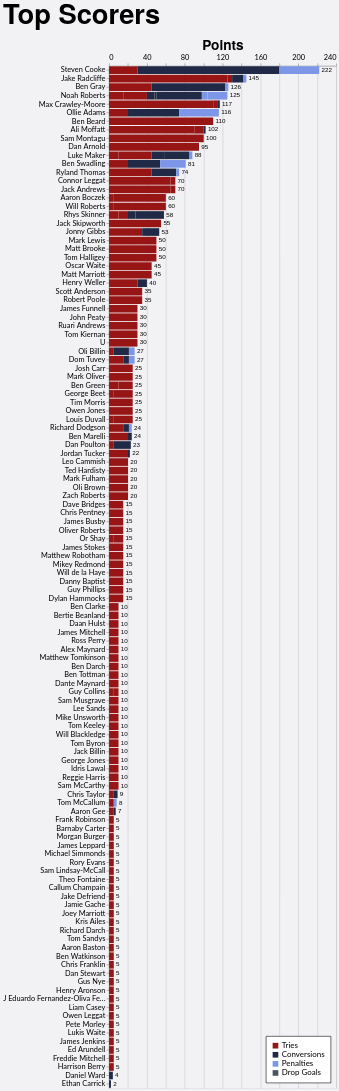

The Vega-Lite source for this figure:
### Vega-Lite specification from a JSON file in a GitHub repository (floating-point values rounded to 4 significant figures; data arrays with more than 128 entries replaced by an {"elided": "..."} marker saying what was removed)
{"config": {"axis": {"labelFont": "Lato, sans-serif", "titleFont": "PT Sans Narrow, Helvetica Neue, Helvetica, Arial, sans-serif", "labelFontSize": 13, "titleFontSize": 24, "gridColor": "#202947", "gridOpacity": 0.2}, "header": {"labelFont": "PT Sans Narrow, Helvetica Neue, Helvetica, Arial, sans-serif", "titleFont": "PT Sans Narrow, Helvetica Neue, Helvetica, Arial, sans-serif", "labelFontSize": 24, "titleFontSize": 28, "labelFontWeight": "bold", "orient": "left"}, "legend": {"labelFont": "Lato, sans-serif", "titleFont": "PT Sans Narrow, Helvetica Neue, Helvetica, Arial, sans-serif", "labelFontSize": 14, "titleFontSize": 16, "titlePadding": 5, "fillColor": "white", "strokeColor": "black", "padding": 10, "titleFontWeight": "lighter", "titleFontStyle": "italic", "titleColor": "gray", "offset": 10}, "title": {"font": "PT Sans Narrow, Helvetica Neue, Helvetica, Arial, sans-serif", "fontSize": 48, "fontWeight": "bold", "anchor": "start", "align": "center", "titlePadding": 20, "subtitlePadding": 10, "subtitleFontSize": 13, "subtitleColor": "", "subtitleFontStyle": "italic", "offset": 15, "color": "black"}, "axisX": {"labelAngle": 0}, "facet": {"title": null, "header": null, "align": {"row": "each", "column": "each"}}, "resolve": {"scale": {"y": "independent", "facet": "independent"}}, "background": "#f2f1f4", "scale": {"offsetBandPaddingOuter": 0.2, "offsetBandPaddingInner": 0.1}}, "layer": [{"mark": {"type": "bar"}, "encoding": {"color": {"field": "component", "legend": {"orient": "bottom-right", "title": null}, "scale": {"domain": ["Tries", "Conversions", "Penalties", "Drop Goals"], "range": ["#981515", "#202946", "#7d96e8", "#4b5563"]}, "type": "nominal"}, "order": {"field": "component_order", "sort": "ascending", "type": "quantitative"}, "tooltip": [{"field": "player", "title": "Player", "type": "nominal"}, {"field": "game_type", "title": "Game Type", "type": "nominal"}, {"field": "component", "title": "Score Type", "type": "nominal"}, {"aggregate": "sum", "field": "value", "title": "Value", "type": "quantitative"}, {"aggregate": "max", "field": "player_total", "title": "Total", "type": "quantitative"}], "x": {"aggregate": "sum", "axis": {"orient": "top", "title": "Points"}, "field": "value", "type": "quantitative"}, "y": {"field": "player", "sort": {"field": "player_total", "op": "max", "order": "descending"}, "title": null, "type": "nominal"}}}, {"mark": {"type": "text", "align": "left", "baseline": "middle", "color": "black", "dx": 4, "fontSize": 11}, "encoding": {"text": {"field": "total_value", "format": ".0f", "type": "quantitative"}, "x": {"axis": {"orient": "top", "title": "Points"}, "field": "total_value", "type": "quantitative"}, "y": {"field": "player", "sort": {"field": "player_total", "op": "max", "order": "descending"}, "title": null, "type": "nominal"}}, "transform": [{"aggregate": [{"op": "sum", "field": "value", "as": "total_value"}, {"op": "max", "field": "player_total", "as": "player_total"}], "groupby": ["player"]}]}], "data": {"name": "data-3a78dff9d5dda456f264280244a9e150"}, "height": {"step": 15}, "params": [{"name": "seasonParam", "value": []}, {"name": "gameTypesParam", "value": []}, {"name": "gameTypeParam", "value": "All games"}, {"name": "squadParam", "value": "All"}, {"name": "scoreTypeParam", "value": "Total"}], "title": {"text": "Top Scorers"}, "transform": [{"filter": "length(seasonParam) === 0 || indexof(seasonParam, datum.season) >= 0"}, {"filter": "length(gameTypesParam) === 0 || indexof(gameTypesParam, datum.game_type) >= 0"}, {"filter": "squadParam === \"All\" || datum.squad === squadParam"}, {"filter": "scoreTypeParam === datum.score_type"}, {"joinaggregate": [{"op": "sum", "field": "value", "as": "player_total"}], "groupby": ["player"]}, {"filter": "datum.player_total > 0"}], "width": 400, "$schema": "https://vega.github.io/schema/vega-lite/v5.20.1.json", "datasets": {"data-3a78dff9d5dda456f264280244a9e150": {"elided": "570 records"}}}
